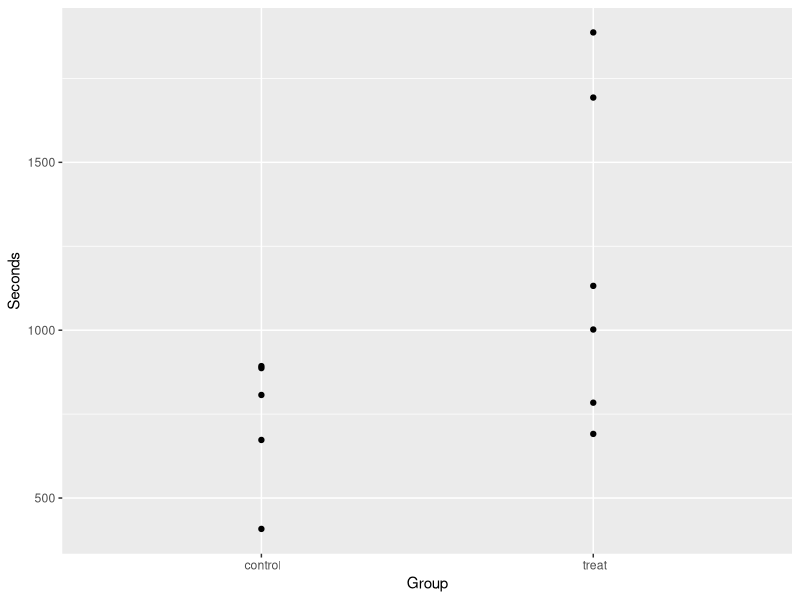
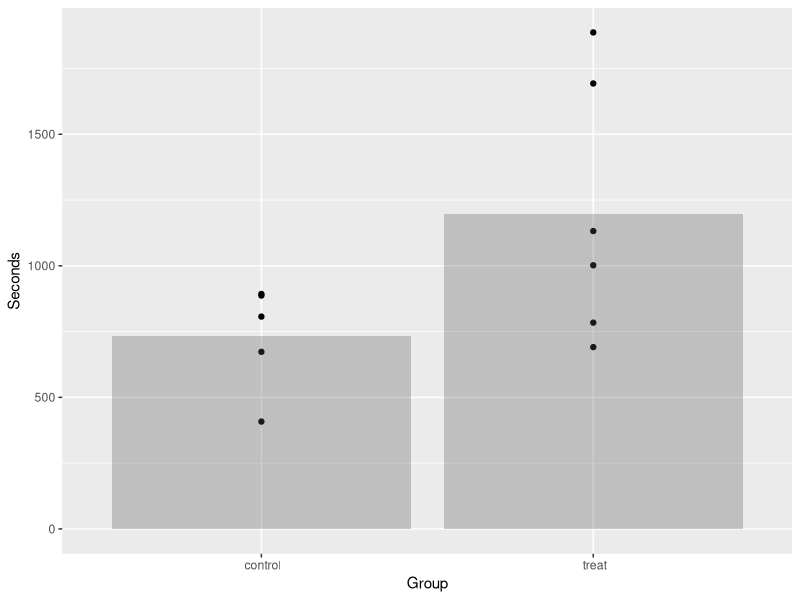
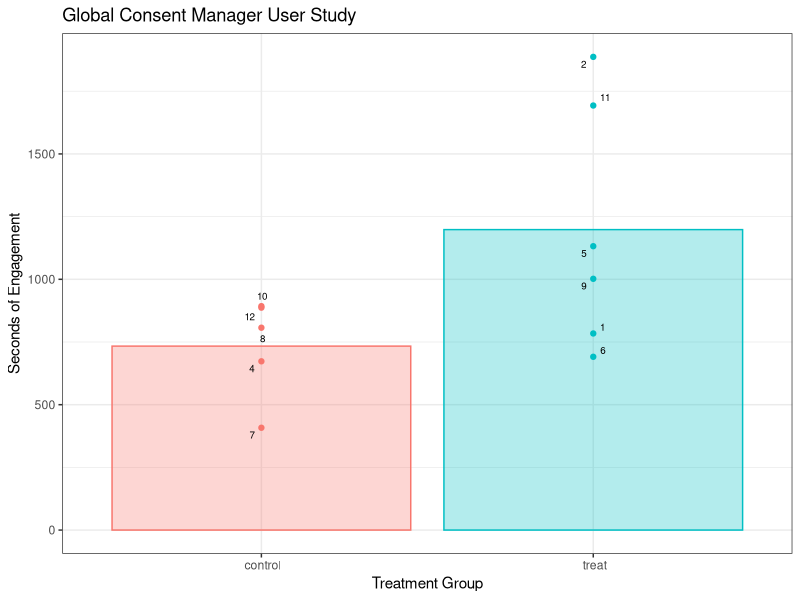

These figures' R source, in order:
library(lsmeans)
library(ggplot2)
library(dplyr)
library(ggrepel)

gsm <- read.csv(file="./times-by-treatment.csv")
summary(gsm)
pairwise.t.test(gsm$Seconds, gsm$Group,  p.adj = "bonferroni")
t.test(gsm$Seconds ~ gsm$Group)
TukeyHSD(aov(Seconds ~ gsm$Group, gsm))

gsm2 <- subset(gsm, ID != 3)
pairwise.t.test(gsm2$Seconds, gsm2$Group,  p.adj = "bonferroni")
t.test(gsm2$Seconds ~ gsm2$Group)
TukeyHSD(aov(Seconds ~ gsm2$Group, gsm2))

ggplot(gsm2, aes(x = Group, y = Seconds)) +
  geom_point()

gd <- gsm2 %>%
  group_by(Group) %>%
  summarise(Seconds = mean(Seconds))
gd

ggplot(gsm2, aes(x = Group, y = Seconds)) +
  geom_point() +
  geom_bar(data = gd, stat = "identity", alpha = .3)

ggplot(gsm2, aes(x = Group, y = Seconds, color = Group, fill = Group)) +
  geom_bar(data = gd, stat = "identity", alpha = .3) +
  ggrepel::geom_text_repel(aes(label = ID), color = "black", size = 2.5, segment.color = "grey") +
  geom_point() +
  guides(color = "none", fill = "none") +
  theme_bw() +
  labs(
    title = "Global Consent Manager User Study",
    x = "Treatment Group",
    y = "Seconds of Engagement"
  )
